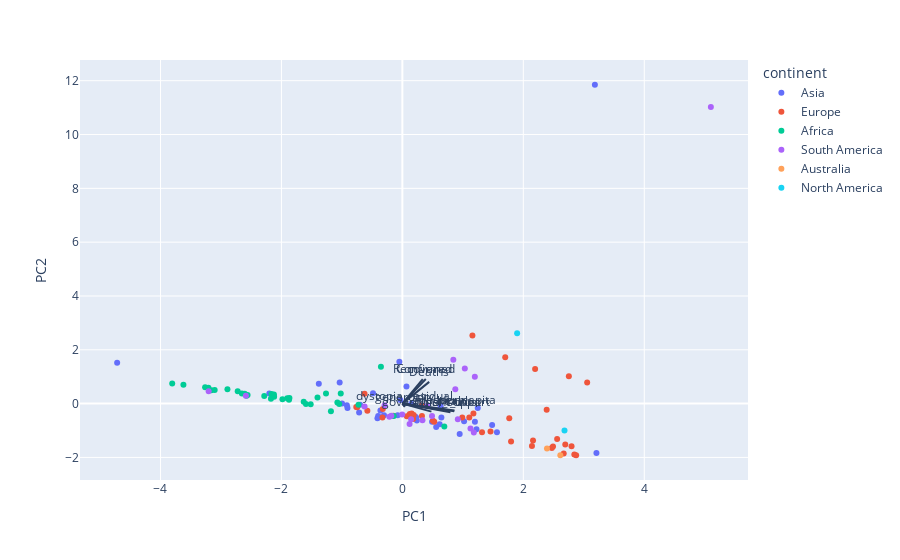

The cell this chart's notebook holds for it:
### Code cell
import plotly.express as px
import plotly.offline as pyo
import plotly.graph_objs as go
fig = px.scatter(pca_df, x='PC1', y='PC2', color='continent')
loadings = pca.components_.T * np.sqrt(pca.explained_variance_)
for i, feature in enumerate(features):
    fig.add_shape(
        type='line',
        x0=0, y0=0,
        x1=loadings[i, 0],
        y1=loadings[i, 1]
    )
    fig.add_annotation(
        x=loadings[i, 0],
        y=loadings[i, 1],
        ax=0, ay=0,
        xanchor="center",
        yanchor="bottom",
        text=feature,
    )
fig.show()

### Figure 1 — Plotly figure (JSON) as saved in the notebook; plotly's stock layout.template omitted (floating-point values rounded to 4 significant figures)
{"data": [{"hovertemplate": "continent=Asia<br>PC1=%{x}<br>PC2=%{y}<extra></extra>", "legendgroup": "Asia", "marker": {"color": "#636efa", "symbol": "circle"}, "mode": "markers", "name": "Asia", "orientation": "v", "showlegend": true, "type": "scatter", "x": [-4.716, -0.6985, 0.2162, 1.226, -0.4852, -0.7151, 0.6331, 0.617, -0.9175, 3.183, -0.03243, -0.04959, -1.037, 1.2, 1.484, -0.3626, 0.6448, 1.02, -0.3035, -0.9972, 0.4916, -0.3995, -0.9077, -1.381, 0.1477, 1.246, 3.209, 0.2282, -0.077, -0.4121, 0.5592, 0.06807, 1.564, 0.9476, 0.2396, -2.2], "xaxis": "x", "y": [1.515, -0.04216, -0.4905, -0.9498, 0.3863, -0.3289, -0.1002, -0.7709, -0.06186, 11.85, 0.1368, 1.554, 0.7868, -0.6764, -0.7967, -0.2565, -0.5138, -0.6521, -0.433, 0.005304, -0.6701, -0.4617, -0.1648, 0.7389, -0.005407, -0.1633, -1.839, -0.5226, -0.4315, -0.5465, -0.8654, 0.6399, -1.065, -1.128, -0.6293, 0.377], "yaxis": "y"}, {"hovertemplate": "continent=Europe<br>PC1=%{x}<br>PC2=%{y}<extra></extra>", "legendgroup": "Europe", "marker": {"color": "#EF553B", "symbol": "circle"}, "mode": "markers", "name": "Europe", "orientation": "v", "showlegend": true, "type": "scatter", "x": [-0.7475, 2.161, 0.1219, 1.768, -0.5791, 0.1535, 0.1869, 0.9904, 2.844, 1.317, 2.668, 2.753, 2.386, -0.3237, 0.3237, 2.143, 2.491, 1.701, -0.3292, 0.1763, 0.5273, 2.471, 1.797, -0.762, -0.1492, 2.559, 2.873, 1.175, 1.106, 0.3224, 1.158, 0.07378, 0.5052, 1.457, 2.195, 2.694, 2.797, -0.6255, 3.056], "xaxis": "x", "y": [-0.1306, -1.375, -0.3815, -0.5399, -0.2642, -0.3666, -0.4203, -0.5183, -1.893, -1.069, -1.852, 1.02, -0.2285, -0.1974, -0.4596, -1.579, -1.589, 1.721, -0.5204, -0.5677, -0.6733, -1.651, -1.407, -0.1267, -0.451, -1.318, -1.919, -0.3687, -0.5185, -0.07367, 2.536, -0.4724, -0.6329, -1.039, 1.286, -1.519, -1.587, 0.3681, 0.7824], "yaxis": "y"}, {"hovertemplate": "continent=Africa<br>PC1=%{x}<br>PC2=%{y}<extra></extra>", "legendgroup": "Africa", "marker": {"color": "#00cc96", "symbol": "circle"}, "mode": "markers", "name": "Africa", "orientation": "v", "showlegend": true, "type": "scatter", "x": [-1.074, -3.157, -0.7255, -2.576, -3.806, -2.284, -3.62, -1.983, -3.104, -1.019, -1.867, -1.044, -1.632, -2.654, -1.516, -2.56, -0.1423, -2.893, -2.723, -2.607, -2.121, 0.6937, -1.263, -2.165, -1.181, -1.874, -3.207, -0.3545, -1.594, -3.262, -1.403, -2.173, -1.903, -2.124], "xaxis": "x", "y": [0.04398, 0.4944, -0.04095, 0.2967, 0.7456, 0.2811, 0.7024, 0.1629, 0.506, 0.3744, 0.213, -0.01489, 0.06711, 0.3752, -0.02064, 0.3197, -0.463, 0.5341, 0.4577, 0.3641, 0.254, -0.8484, 0.3719, 0.3601, -0.2813, 0.1431, 0.5932, 1.371, -0.01121, 0.6055, 0.2314, 0.183, 0.1959, 0.3421], "yaxis": "y"}, {"hovertemplate": "continent=South America<br>PC1=%{x}<br>PC2=%{y}<extra></extra>", "legendgroup": "South America", "marker": {"color": "#ab63fa", "symbol": "circle"}, "mode": "markers", "name": "South America", "orientation": "v", "showlegend": true, "type": "scatter", "x": [1.198, -0.2936, 5.101, 0.8753, 1.033, 1.127, 0.4905, 0.4104, -0.2149, -0.002509, -2.587, -3.203, -0.1817, 0.145, 0.1193, 0.9168, 0.3322, 0.843, 1.182, -0.6248], "xaxis": "x", "y": [1.001, -0.06301, 11.02, 0.5364, 1.303, -0.9286, -0.4614, -0.08829, -0.484, -0.4048, 0.2953, 0.4572, -0.452, -0.5854, -0.7587, -0.5773, -0.6185, 1.626, -1.076, -0.1104], "yaxis": "y"}, {"hovertemplate": "continent=Australia<br>PC1=%{x}<br>PC2=%{y}<extra></extra>", "legendgroup": "Australia", "marker": {"color": "#FFA15A", "symbol": "circle"}, "mode": "markers", "name": "Australia", "orientation": "v", "showlegend": true, "type": "scatter", "x": [2.391, 2.612], "xaxis": "x", "y": [-1.67, -1.916], "yaxis": "y"}, {"hovertemplate": "continent=North America<br>PC1=%{x}<br>PC2=%{y}<extra></extra>", "legendgroup": "North America", "marker": {"color": "#19d3f3", "symbol": "circle"}, "mode": "markers", "name": "North America", "orientation": "v", "showlegend": true, "type": "scatter", "x": [2.681, 1.898], "xaxis": "x", "y": [-0.9983, 2.618], "yaxis": "y"}], "layout": {"annotations": [{"ax": 0, "ay": 0, "text": "Confirmed", "x": 0.3873, "xanchor": "center", "y": 0.9129, "yanchor": "bottom"}, {"ax": 0, "ay": 0, "text": "Recovered", "x": 0.3372, "xanchor": "center", "y": 0.9104, "yanchor": "bottom"}, {"ax": 0, "ay": 0, "text": "Deaths", "x": 0.4438, "xanchor": "center", "y": 0.8069, "yanchor": "bottom"}, {"ax": 0, "ay": 0, "text": "gdp_per_capita", "x": 0.8618, "xanchor": "center", "y": -0.2551, "yanchor": "bottom"}, {"ax": 0, "ay": 0, "text": "social_support", "x": 0.7954, "xanchor": "center", "y": -0.323, "yanchor": "bottom"}, {"ax": 0, "ay": 0, "text": "health", "x": 0.8579, "xanchor": "center", "y": -0.2835, "yanchor": "bottom"}, {"ax": 0, "ay": 0, "text": "freedom", "x": 0.637, "xanchor": "center", "y": -0.2318, "yanchor": "bottom"}, {"ax": 0, "ay": 0, "text": "generosity", "x": 0.04177, "xanchor": "center", "y": -0.1233, "yanchor": "bottom"}, {"ax": 0, "ay": 0, "text": "government_trust", "x": 0.4809, "xanchor": "center", "y": -0.2967, "yanchor": "bottom"}, {"ax": 0, "ay": 0, "text": "dystopia_residual", "x": 0.03484, "xanchor": "center", "y": -0.09077, "yanchor": "bottom"}], "legend": {"title": {"text": "continent"}, "tracegroupgap": 0}, "margin": {"t": 60}, "shapes": [{"type": "line", "x0": 0, "x1": 0.3873, "y0": 0, "y1": 0.9129}, {"type": "line", "x0": 0, "x1": 0.3372, "y0": 0, "y1": 0.9104}, {"type": "line", "x0": 0, "x1": 0.4438, "y0": 0, "y1": 0.8069}, {"type": "line", "x0": 0, "x1": 0.8618, "y0": 0, "y1": -0.2551}, {"type": "line", "x0": 0, "x1": 0.7954, "y0": 0, "y1": -0.323}, {"type": "line", "x0": 0, "x1": 0.8579, "y0": 0, "y1": -0.2835}, {"type": "line", "x0": 0, "x1": 0.637, "y0": 0, "y1": -0.2318}, {"type": "line", "x0": 0, "x1": 0.04177, "y0": 0, "y1": -0.1233}, {"type": "line", "x0": 0, "x1": 0.4809, "y0": 0, "y1": -0.2967}, {"type": "line", "x0": 0, "x1": 0.03484, "y0": 0, "y1": -0.09077}], "xaxis": {"anchor": "y", "domain": [0, 1], "title": {"text": "PC1"}}, "yaxis": {"anchor": "x", "domain": [0, 1], "title": {"text": "PC2"}}}}
